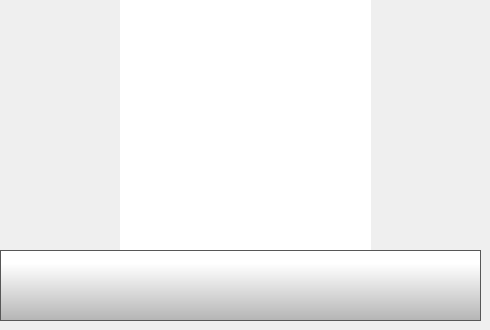
    <widget class="QWidget" name="QRCodePage">
     <widget class="QPushButton" name="QRCodeBackButton">
      <property name="geometry">
       <rect>
        <x>0</x>
        <y>250</y>
        <width>481</width>
        <height>71</height>
       </rect>
      </property>
      <property name="minimumSize">
       <size>
        <width>0</width>
        <height>0</height>
       </size>
      </property>
      <property name="font">
       <font>
        <family>Gotham Light</family>
        <pointsize>9</pointsize>
       </font>
      </property>
      <property name="styleSheet">
       <string notr="true">QPushButton {
     border: 1px solid rgb(87, 87, 87);
	background-color: qlineargradient(spread:pad, x1:0, y1:1, x2:0, y2:0.188, stop:0 rgba(180, 180, 180, 255), stop:1 rgba(255, 255, 255, 255));


}

QPushButton:pressed {
    background-color: qlineargradient(x1: 0, y1: 0, x2: 0, y2: 1,
                                      stop: 0 #dadbde, stop: 1 #f6f7fa);
}

QPushButton:flat {
    border: none; /* no border for a flat push button */
}

QPushButton:default {
    border-color: navy; /* make the default button prominent */
}</string>
      </property>
      <property name="text">
       <string/>
      </property>
      <property name="icon">
       <iconset>
        <normaloff>../octoprint_Julia3GTouchUI/templates/img/arrows-4.png</normaloff>../octoprint_Julia3GTouchUI/templates/img/arrows-4.png</iconset>
      </property>
      <property name="iconSize">
       <size>
        <width>50</width>
        <height>50</height>
       </size>
      </property>
      <property name="checkable">
       <bool>false</bool>
      </property>
      <property name="autoDefault">
       <bool>false</bool>
      </property>
      <property name="default">
       <bool>false</bool>
      </property>
      <property name="flat">
       <bool>false</bool>
      </property>
     </widget>
     <widget class="QLabel" name="QRCodeBackground">
      <property name="geometry">
       <rect>
        <x>120</x>
        <y>0</y>
        <width>251</width>
        <height>251</height>
       </rect>
      </property>
      <property name="styleSheet">
       <string notr="true">background-color: rgb(255, 255, 255);</string>
      </property>
      <property name="text">
       <string/>
      </property>
     </widget>
     <widget class="QLabel" name="QRCodeLabel">
      <property name="geometry">
       <rect>
        <x>120</x>
        <y>0</y>
        <width>251</width>
        <height>251</height>
       </rect>
      </property>
      <property name="styleSheet">
       <string notr="true"/>
      </property>
      <property name="text">
       <string/>
      </property>
      <property name="scaledContents">
       <bool>true</bool>
      </property>
     </widget>
     <zorder>QRCodeBackground</zorder>
     <zorder>QRCodeLabel</zorder>
     <zorder>QRCodeBackButton</zorder>
    </widget>
